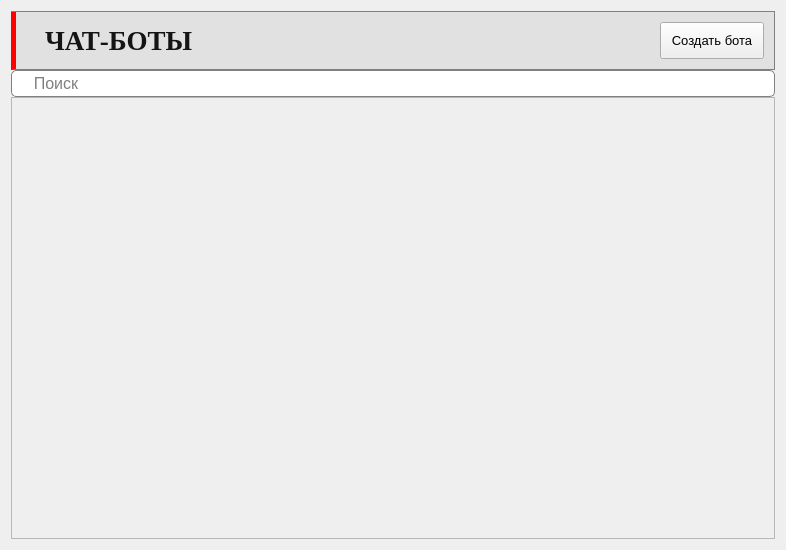
<?xml version="1.0" encoding="UTF-8"?>
<ui version="4.0">
 <class>Form</class>
 <widget class="QWidget" name="Form">
  <property name="geometry">
   <rect>
    <x>0</x>
    <y>0</y>
    <width>786</width>
    <height>550</height>
   </rect>
  </property>
  <property name="windowTitle">
   <string>Form</string>
  </property>
  <layout class="QVBoxLayout" name="verticalLayout_2">
   <property name="spacing">
    <number>0</number>
   </property>
   <item>
    <widget class="QFrame" name="frame">
     <property name="styleSheet">
      <string notr="true">#frame{
	background-color: rgb(225, 225, 225);
	border: 1px solid gray;
	border-left: 5px solid red;
}

QLabel{
	color: rgb(20, 20, 20);
}</string>
     </property>
     <property name="frameShape">
      <enum>QFrame::StyledPanel</enum>
     </property>
     <property name="frameShadow">
      <enum>QFrame::Raised</enum>
     </property>
     <layout class="QHBoxLayout" name="horizontalLayout_2">
      <property name="leftMargin">
       <number>10</number>
      </property>
      <property name="topMargin">
       <number>10</number>
      </property>
      <property name="rightMargin">
       <number>10</number>
      </property>
      <property name="bottomMargin">
       <number>10</number>
      </property>
      <item>
       <layout class="QHBoxLayout" name="horizontalLayout_3">
        <property name="spacing">
         <number>12</number>
        </property>
        <item>
         <widget class="QLabel" name="label_2">
          <property name="maximumSize">
           <size>
            <width>40</width>
            <height>40</height>
           </size>
          </property>
          <property name="text">
           <string/>
          </property>
          <property name="pixmap">
           <pixmap resource="../../resources.qrc">:/images/chatbot.png</pixmap>
          </property>
          <property name="scaledContents">
           <bool>true</bool>
          </property>
         </widget>
        </item>
        <item>
         <widget class="QLabel" name="label">
          <property name="font">
           <font>
            <family>Times New Roman</family>
            <pointsize>20</pointsize>
            <bold>true</bold>
           </font>
          </property>
          <property name="text">
           <string>ЧАТ-БОТЫ</string>
          </property>
         </widget>
        </item>
        <item>
         <spacer name="horizontalSpacer">
          <property name="orientation">
           <enum>Qt::Horizontal</enum>
          </property>
          <property name="sizeHint" stdset="0">
           <size>
            <width>37</width>
            <height>37</height>
           </size>
          </property>
         </spacer>
        </item>
        <item>
         <widget class="QPushButton" name="PB_CreateBot">
          <property name="font">
           <font>
            <pointsize>10</pointsize>
           </font>
          </property>
          <property name="cursor">
           <cursorShape>PointingHandCursor</cursorShape>
          </property>
          <property name="styleSheet">
           <string notr="true">QPushButton{
	padding: 10px;
}</string>
          </property>
          <property name="text">
           <string>Создать бота</string>
          </property>
         </widget>
        </item>
       </layout>
      </item>
     </layout>
    </widget>
   </item>
   <item>
    <widget class="QLineEdit" name="lineEdit">
     <property name="font">
      <font>
       <pointsize>12</pointsize>
      </font>
     </property>
     <property name="styleSheet">
      <string notr="true">QLineEdit{
	border: 1px solid gray;
	border-radius: 5px;
	padding: 2px;
	image: url(:/images/search_input.png);
    background-repeat: no-repeat;
    background-position: left;
text-align:left;
image-position: left;
}</string>
     </property>
     <property name="placeholderText">
      <string>    Поиск</string>
     </property>
    </widget>
   </item>
   <item>
    <widget class="QScrollArea" name="scrollArea">
     <property name="font">
      <font>
       <pointsize>12</pointsize>
      </font>
     </property>
     <property name="widgetResizable">
      <bool>true</bool>
     </property>
     <widget class="QWidget" name="scrollAreaWidgetContents">
      <property name="geometry">
       <rect>
        <x>0</x>
        <y>0</y>
        <width>766</width>
        <height>437</height>
       </rect>
      </property>
      <layout class="QVBoxLayout" name="verticalLayout">
       <property name="leftMargin">
        <number>10</number>
       </property>
       <property name="topMargin">
        <number>0</number>
       </property>
       <property name="rightMargin">
        <number>10</number>
       </property>
       <property name="bottomMargin">
        <number>0</number>
       </property>
       <item>
        <layout class="QVBoxLayout" name="VL_List"/>
       </item>
      </layout>
     </widget>
    </widget>
   </item>
  </layout>
 </widget>
 <resources>
  <include location="../../resources.qrc"/>
 </resources>
 <connections/>
</ui>
